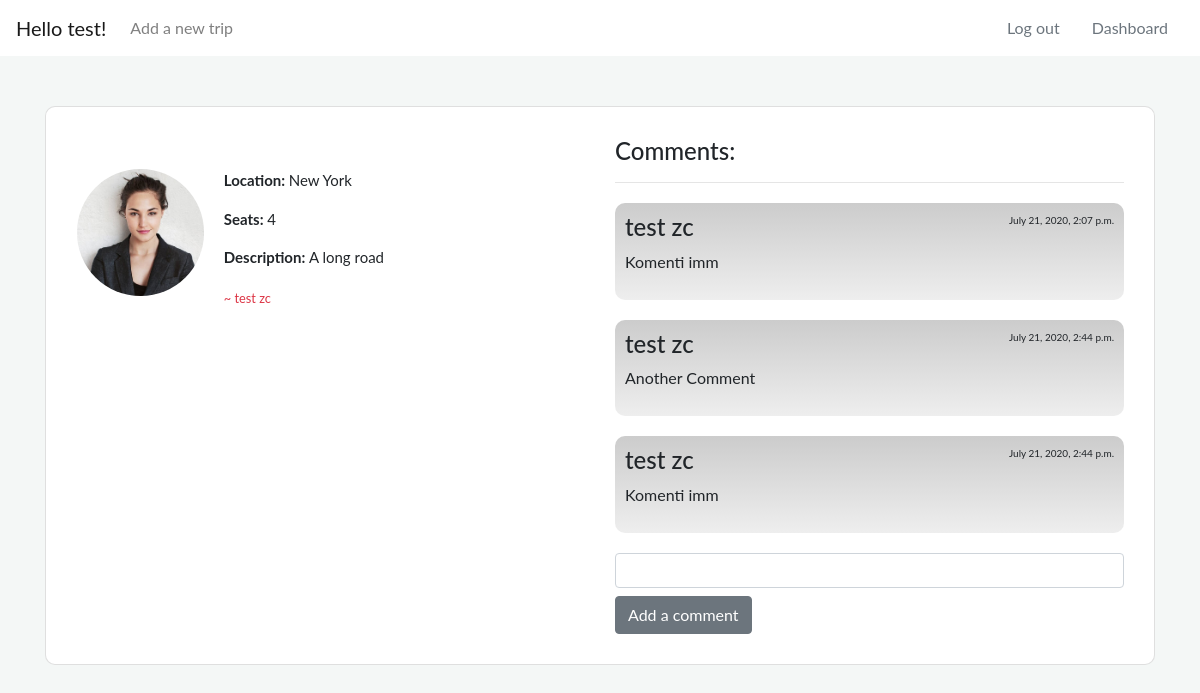
The app's page /trips/3 (signed in) with its own data.
### hitchhiker_app/models.py (models this page shows)
class User(models.Model):
    first_name = models.CharField(max_length=255)
    last_name = models.CharField(max_length=255)
    email = models.CharField(max_length=255)
    password = models.CharField(max_length=255)
    created_at = models.DateTimeField(auto_now_add=True)
    updated_at = models.DateTimeField(auto_now=True)
    objects = UserManager()

class Trip(models.Model):
    location = models.CharField(max_length=255)
    seats = models.IntegerField(default=1, validators=[MaxValueValidator(7), MinValueValidator(1)])
    desc = models.TextField()
    posted_by = models.ForeignKey(User, related_name='has_trips', on_delete=models.CASCADE)
    reserve_seat = models.BooleanField(default=0)
    created_at = models.DateTimeField(auto_now_add=True)
    updated_at = models.DateTimeField(auto_now=True)
    objects = TripManager()

class Comment(models.Model):
    comment=models.CharField(max_length=255)
    poster=models.ForeignKey(User, related_name='comments', on_delete=models.CASCADE)
    trip= models.ForeignKey(Trip, related_name='comments', on_delete=models.CASCADE)
    liked_by = models.ManyToManyField(User, related_name="liked_comments")
    created_at=models.DateTimeField(auto_now_add=True)
    updated_at=models.DateTimeField(auto_now=True)
    objects = CommentManager()

### hitchhiker_app/views.py (the view)
# urls.py: path('trips/<int:id>', views.view_trip),
def view_trip(request, id):
    if 'uid' not in request.session:
        return redirect('/')
    else:
        context = {
            'viewed_trip' : Trip.objects.get(id=id),
            'logged_user': User.objects.get(id=request.session['uid']),
            'all_comments': Comment.objects.all()
        }
        return render(request, 'one_trip.html', context)

### hitchhiker_app/templates/one_trip.html (shortened to what this page needs)
<!doctype html>
<html lang="en">
<head>
    <link rel="stylesheet" href="https://stackpath.bootstrapcdn.com/bootstrap/4.5.0/css/bootstrap.min.css">
    {% load static %}
    <link rel="stylesheet" href="{% static 'css/style.css' %}">
</head>
<body>
    <div id="wrapper">
        <nav class="navbar navbar-expand-lg navbar-light bg-white">
            <a class="navbar-brand" href="#">Hello {{ logged_user.first_name }}! </a>
            <div class="collapse navbar-collapse" id="navbarSupportedContent">
                <ul class="navbar-nav mr-auto">
                    <li class="nav-item">
                        <a class="nav-link" href="/trips/new">Add a new trip</a>
                    </li>
                </ul>
                <p class=" my-2 my-lg-0">
                    <a href="/log_out" class="nav-link text-secondary">Log out</a>
                </p>
                <p class=" my-2 my-lg-0">
                    <a href="/dashboard" class="nav-link text-secondary">Dashboard</a>
                </p>
            </div>
        </nav>
        <div class="container">
            <div class="card">
                <div class="body">
                    <div class="row">
                        <div class="col-md-6 trip">
                            <img alt="picture" src="{% static 'img/user.jpg' %}" class="img-fluid w-25" />
                            <p><strong>Location: </strong> {{viewed_trip.location}}</p>
                            <p><strong>Seats: </strong>{{viewed_trip.seats}}</p>
                            <p><strong>Description: </strong> {{viewed_trip.desc}}</p>
                            <small class="text-danger"> ~ {{logged_user.first_name}} {{logged_user.last_name}}</small>
                        </div>
                        <div class="col-md-6 ">
                            <h4>Comments: </h4>
                            <hr class="mb-3"> {% for com in viewed_trip.comments.all %}
                            <div class="comments">
                                <span>{{com.created_at}}</span>
                                <h4>{{com.poster.first_name}} {{com.poster.last_name}}</h4>
                                <p>{{com.comment}}</p>
                            </div>
                            {% endfor %}
                            <form method="POST" action="/trips/add_comment/{{viewed_trip.id}}">
                                <input type="text" name="comment" class="form-control">
                                <button type="submit" class="btn btn-secondary mt-2">Add a comment</button>
                            </form>
                        </div>
                    </div>
                </div>
            </div>
        </div>
    </div>
</body>
</html>

### hitchhiker_app/static/css/style.css (style rules this page uses)
body { background-color: #F4F7F6; font-family: 'Lato', sans-serif; }
#wrapper { background-color: #F4F7F6; }
.form-control { box-shadow: none; background-color: #fff; font-size: 14px; }
.card { background-color: #fff; padding: 30px; border-radius: 10px; margin: 50px auto; }
.trip { border-radius: 5px; padding: 16px; margin: 16px 0 }
.trip::after { content: ""; clear: both; display: table; }
.trip img { float: left; margin-right: 20px; border-radius: 50%; }
.trip p { font-size: 15px; margin-right: 15px; }
.comments { padding: 10px; background: linear-gradient(#ccc, #eee); border-radius: 10px; margin-top: 20px; margin-bottom: 20px; }
.comments span { font-size: 10px; float: right; }

### records on screen
User: first_name "test", last_name "zc"
Trip: location "New York", seats "4", desc "A long road"
Comment: created_at "July 21, 2020, 2:07 p.m.", poster.first_name "test", poster.last_name "zc", comment "Komenti imm"
Comment: created_at "July 21, 2020, 2:44 p.m.", poster.first_name "test", poster.last_name "zc", comment "Another Comment"
Comment: created_at "July 21, 2020, 2:44 p.m.", poster.first_name "test", poster.last_name "zc", comment "Komenti imm"
